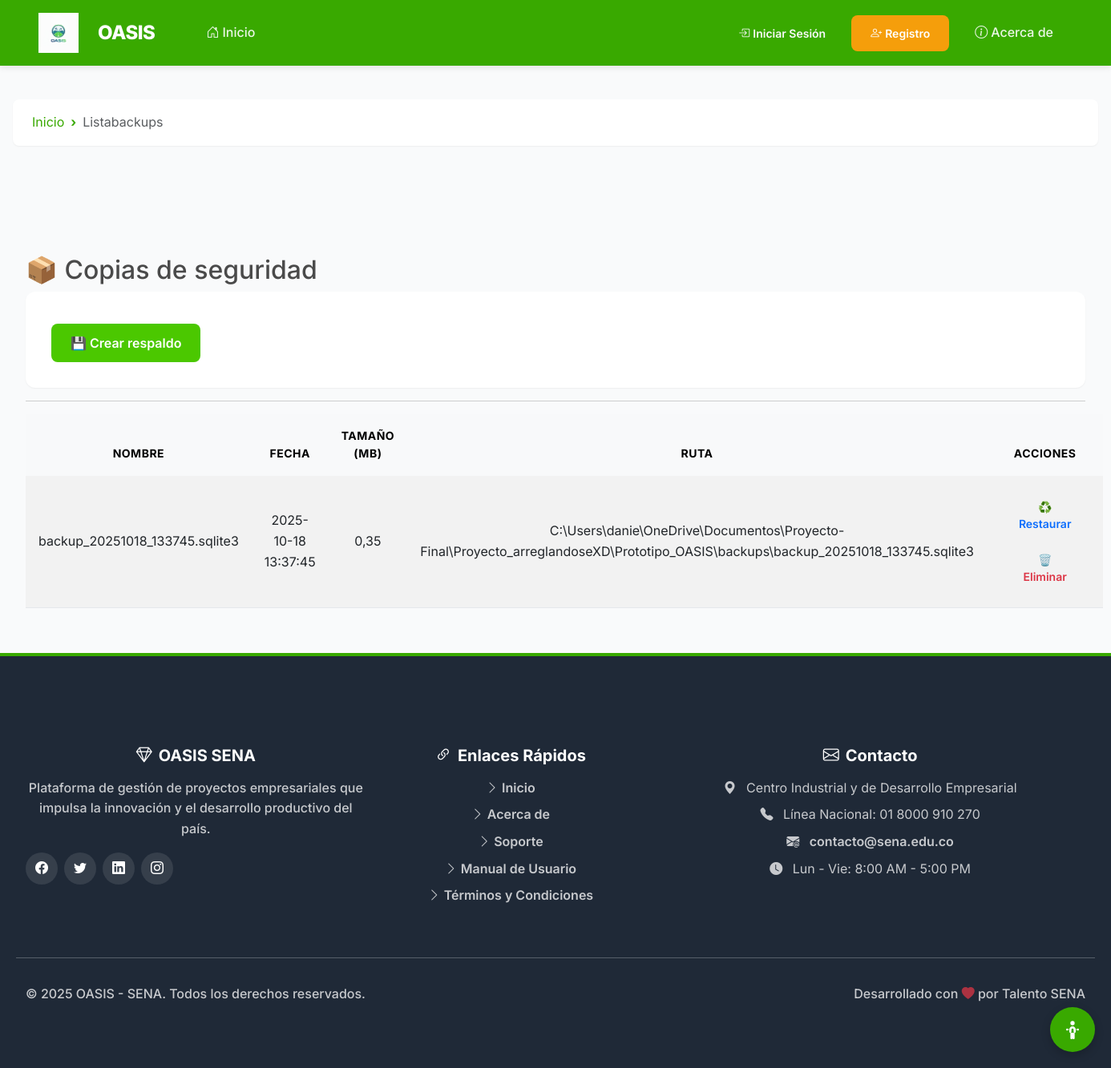
The page /backups/ on the database its author committed.
### app_backups/models.py (models this page shows, shortened)
class Backup(models.Model):
    nombre = models.CharField(max_length=200)
    ruta = models.FilePathField(path="backups/", match=".*\.sqlite3$", recursive=True)
    fecha_creacion = models.DateTimeField(default=timezone.now)
    tamano = models.FloatField(help_text="Tamaño en MB")

### app_backups/views.py (the view)
# urls.py: path('', views.lista_backups, name='lista_backups'),
def lista_backups(request):
    backups = Backup.objects.all().order_by('-fecha_creacion')
    return render(request, "app_backups/backup_list.html", {"backups": backups})

### app_backups/templates/app_backups/backup_list.html (shortened to what this page needs)
{% extends "base.html" %}
{% block content %}
<div class="container mt-4">
    <h2>📦 Copias de seguridad</h2>
    <form method="POST" action="{% url 'crear_backup' %}">
        <button type="submit" class="btn btn-success mt-2">💾 Crear respaldo</button>
    </form>
    <hr>
    <table class="table table-striped mt-3 align-middle text-center">
        <thead class="table-light">
            <tr>
                <th>Nombre</th>
                <th>Fecha</th>
                <th>Tamaño (MB)</th>
                <th>Ruta</th>
                <th>Acciones</th>
            </tr>
        </thead>
        <tbody>
            {% for backup in backups %}
            <tr>
                <td>{{ backup.nombre }}</td>
                <td>{{ backup.fecha_creacion|date:"Y-m-d H:i:s" }}</td>
                <td>{{ backup.tamano }}</td>
                <td>{{ backup.ruta }}</td>
                <td>
                    <a href="{% url 'restaurar_backup' backup.id %}"
                       class="btn btn-sm btn-outline-primary"
                       onclick="return confirm('⚠️ ¿Seguro que deseas restaurar este respaldo? Esto reemplazará la base de datos actual.');">
                        ♻️ Restaurar
                    </a>
                    <a href="{% url 'eliminar_backup' backup.id %}"
                       class="btn btn-sm btn-outline-danger"
                       onclick="return confirm('¿Eliminar este respaldo permanentemente?');">
                        🗑️ Eliminar
                    </a>
                </td>
            </tr>
            {% empty %}
            <tr><td colspan="5">No hay copias de seguridad aún.</td></tr>
            {% endfor %}
        </tbody>
    </table>
</div>
{% endblock %}

### static/css/styles.css (style rules this page uses)
:root { --sena-green: #39A900; --sena-green-dark: #2D8500; --sena-green-light: #4BC800; --gray-50: #F9FAFB; --gray-100: #F3F4F6; --gray-200: #E5E7EB; --gray-300: #D1D5DB; --gray-600: #4B5563; --gray-700: #374151; --gray-900: #111827; --accent-red: #DC2626; --white: #FFFFFF; --shadow-sm: 0 1px 2px 0 rgba(0, 0, 0, 0.05); --shadow-md: 0 4px 6px -1px rgba(0, 0, 0, 0.1); --shadow-lg: 0 10px 15px -3px rgba(0, 0, 0, 0.1); --transition: all 0.3s ease; }
* { margin: 0; padding: 0; box-sizing: border-box; }
body { font-family: 'Inter', 'Segoe UI', -apple-system, BlinkMacSystemFont, sans-serif; background-color: var(--gray-50); color: var(--gray-900); line-height: 1.6; min-height: 100vh; }
.btn { border-radius: 0.5rem; padding: 0.75rem 1.5rem; font-weight: 600; transition: var(--transition); border: none; }
.btn-success { background-color: var(--sena-green-light); color: var(--white); }
.container { padding: 2rem 1rem; max-width: 1400px; margin: 0 auto; }
.table { margin-bottom: 0; }
.table thead { background-color: var(--sena-green); color: var(--white); }
.table thead th { font-weight: 700; text-transform: uppercase; font-size: 0.875rem; letter-spacing: 0.5px; padding: 1rem; border: none; }
.table tbody tr { transition: var(--transition); border-bottom: 1px solid var(--gray-200); }
.table tbody td { padding: 1rem; vertical-align: middle; }
.table-striped > tbody > tr:nth-of-type(odd) { background-color: rgba(57, 169, 0, 0.03); }
form { background-color: var(--white); padding: 2rem; border-radius: 0.75rem; box-shadow: var(--shadow-sm); }

### home/templates/base.html (style rules this page uses)
:root { --sena-verde: #39A900; --sena-verde-oscuro: #2d8400; --sena-verde-claro: #4BC800; --sena-gris: #4A4A4A; --sena-gris-claro: #F9FAFB; --sena-gris-medio: #E5E7EB; --blanco: #FFFFFF; --rojo-acento: #DC2626; }
* { margin: 0; padding: 0; box-sizing: border-box; }
body { font-family: 'Inter', sans-serif; padding-top: 76px; min-height: 100vh; display: flex; flex-direction: column; background-color: var(--sena-gris-claro); color: var(--sena-gris); }
.btn { transition: all 0.3s ease; border-radius: 0.5rem; font-weight: 600; }

### rows shown on the page
Backup: nombre "backup_20251018_133745.sqlite3", fecha_creacion "2025-10-18 13:37:45", tamano "0,35", ruta "C:\\Users\\danie\\OneDrive\\Documentos\\Proyecto-Final\\Proyecto_arreglandoseXD\\Prototipo_OASIS\\backups\\backup_20251018_133745.sqlite3"

### other values the page prints
{{ request.resolver_match.url_name|capfirst|cut:"_" }} "Listabackups"
